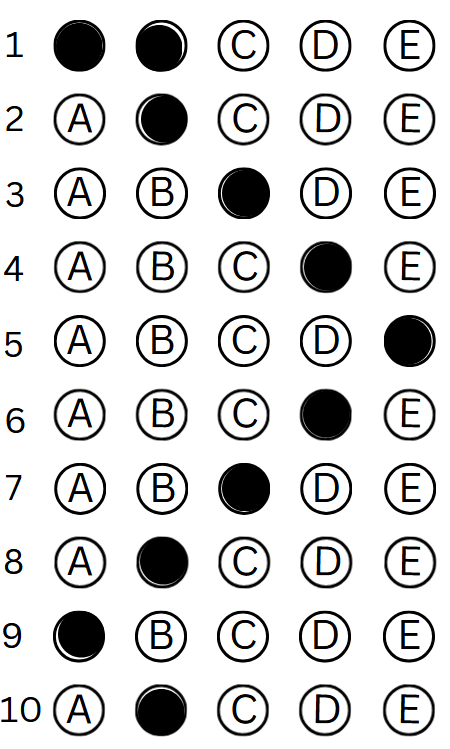
#> input picture BackEnd/src/util/cmpl-sheet.png, 450 x 749 px
$ python bubble_solver.py
#> lines starting #> are read from the running program, lines starting #| are printed output that depends on the picture; after the words box and inside, x2 and y2 are one past the last pixel; in counts of white or black regions, pixels touching at a corner belong together
from typing import Dict, List

import cv2
import imutils
import numpy as np
from cv2.typing import MatLike
from imutils import contours

QUESTIONS = [[1, 2, 3, 4], [4], [0], [3], [1], [1], [1], [1], [1], [1]]


def get_bubble_contours(thresh: MatLike) -> MatLike:
    """
    Extracts the bubble contours from the thresholded image. This function will retry if it doesn't find exactly
    50 bubbles (one for each possible question).

    Args:
        thresh: The thresholded binary image.

    Returns:
        A list of bubble contours.
    """
    # finding contours in the thresholded image, then initializing the list of contours that correspond to questions
    cnts = cv2.findContours(thresh.copy(), cv2.RETR_EXTERNAL, cv2.CHAIN_APPROX_SIMPLE)
    cnts = imutils.grab_contours(cnts)
    question_cnts = []
    # looping over the contours
    for c in cnts:
        # computing the bounding box of the contour, then using the bounding box to derive the aspect ratio
        (x, y, w, h) = cv2.boundingRect(c)
        ar = w / float(h)

        # print(f"Width: {w}, Height: {h}, Aspect Ratio: {ar}")
        # in order to label the contour as a question, region should be sufficiently wide, sufficiently tall,
        # and have an aspect ratio approximately equal to 1
        if w >= 20 and h >= 20 and 0.9 <= ar <= 1.4:
            question_cnts.append(c)

    # sorting the question contours top-to-bottom, then initializing the total number of correct answers
    question_cnts = contours.sort_contours(question_cnts, method="top-to-bottom")[0]

    return question_cnts


def stabilize_threshold_level(bubble_contours: List[MatLike], thresh: MatLike) -> int:
    """
    Adjusts the threshold level based on the bubble contours by calculating the number of non-zero pixels in the
    detected bubble regions. This helps refine the detection of the bubbles.

    Args:
        bubble_contours: The contours of the detected bubbles.
        thresh: The thresholded binary image.

    Returns:
        An adjusted threshold value.
    """
    # initialize a list of bubble regions
    bubble_regions = []

    # loop over the question regions
    for c in bubble_contours:
        # compute the bounding box of the contour
        (x, y, w, h) = cv2.boundingRect(c)

        # initialize a mask that will be used to crop the region of interest
        mask = np.zeros(thresh.shape, dtype="uint8")
        cv2.drawContours(mask, [c], -1, 255, -1)

        # apply the mask to the thresholded image, then append the bounding box region to the list of bubble regions
        mask = cv2.bitwise_and(thresh, thresh, mask=mask)
        total = cv2.countNonZero(mask)
        bubble_regions.append((total, (x, y, w, h)))

    # sort the bubble regions by the total number of non-zero pixels in the bubble area
    bubble_regions = sorted(bubble_regions, key=lambda ics: ics[0], reverse=True)

    # for region in bubble_regions:
    # print(f"Total: {region[0]}")

    return int(bubble_regions[0][0] * 0.5) if int(bubble_regions[0][0] * 0.5) > 700 else 700


def solve_quiz(image: MatLike, ans: List[List[int]]):
    """
    Solves a quiz by detecting and analyzing the bubbled answers in the image.

    Args:
        image: The input image of the quiz sheet.
        ans: The list of correct answers for each question.

    Returns:
        A tuple with the answers and the score.
    """
    gray = cv2.cvtColor(image, cv2.COLOR_BGR2GRAY)
    thresh = cv2.threshold(gray, 0, 255, cv2.THRESH_BINARY_INV | cv2.THRESH_OTSU
                           )[1]

    bubble_contours = [
        c for c in get_bubble_contours(thresh)
    ]

    thresh_level = stabilize_threshold_level(bubble_contours, thresh)

    # print(f"Threshold Level: {thresh_level}")

    return solve(thresh, bubble_contours, ans, nz_threshold=thresh_level)


def solve(thresh: MatLike, bubble_contours: List[MatLike], questions: List[List[int]], nz_threshold: int = 1000) -> (
        tuple)[Dict[int, List[int]], float]:
    """
    Solves the quiz by iterating through the bubbles and comparing with the correct answers.

    Args:
        thresh: The thresholded binary image.
        bubble_contours: The contours of the bubbles.
        questions: The list of correct answers for each question.
        nz_threshold: The minimum number of non-zero pixels required to consider an answer as bubbled.

    Returns:
        A tuple containing the detected answers and the score.
    """
    num_correct = 0
    a = {}

    # each question has 5 possible answers, to loop over the question in batches of 5
    for (q, i) in enumerate(np.arange(0, len(bubble_contours), 5)):
        if q >= len(questions):
            break
        # sorting the contours for the current question from left to right, then initializing the index of the
        # bubbled answer
        cnts = contours.sort_contours(bubble_contours[i:i + 5])[0]
        bubbled = None

        # loop over the sorted contours
        for (j, c) in enumerate(cnts):
            # construct a mask that reveals only the current
            # "bubble" for the question
            mask = np.zeros(thresh.shape, dtype="uint8")
            cv2.drawContours(mask, [c], -1, 255, -1)

            # apply the mask to the thresholded image, then
            # count the number of non-zero pixels in the
            # bubble area
            mask = cv2.bitwise_and(thresh, thresh, mask=mask)
            total = cv2.countNonZero(mask)

            # if the current total has a larger number of total
            # non-zero pixels, then we are examining the currently
            # bubbled-in answer

            # print(f"Total: {total}")

            if total > nz_threshold:
                if bubbled is None:
                    bubbled = [(total, j)]
                else:
                    bubbled.append((total, j))

        # print(f"Bubbled: {bubbled}")

        if bubbled is None:
            continue

        # initialize the index of the question
        k = questions[q]
        current_correct = 0

        for ans in k:
            if ans >= len(cnts):
                continue
            if ans in [b[1] for b in bubbled]:
                # color = (0, 255, 0)
                current_correct += 1
            # else:
            #     color = (0, 0, 255)
            # cv2.drawContours(image, [cnts[ans]], -1, color, 3)

        if current_correct == len(k) and current_correct == len(bubbled):
            num_correct += 1

        # update the list of correct answers
        for b in bubbled:
            if a.get(q) is None:
                a[q] = [b[1]]
            else:
                a[q].append(b[1])

    # grab the test taker
    sc = (num_correct / len(questions)) * 100
    # [7 lines of commented-out code are left out]

    return a, sc


if __name__ == '__main__':
    answers, score = solve_quiz(cv2.imread("../cmpl-sheet.png"), QUESTIONS)
#> in solve_quiz, `gray = cv2.cvtColor(image, cv2.COLOR_BGR2GRAY)`:
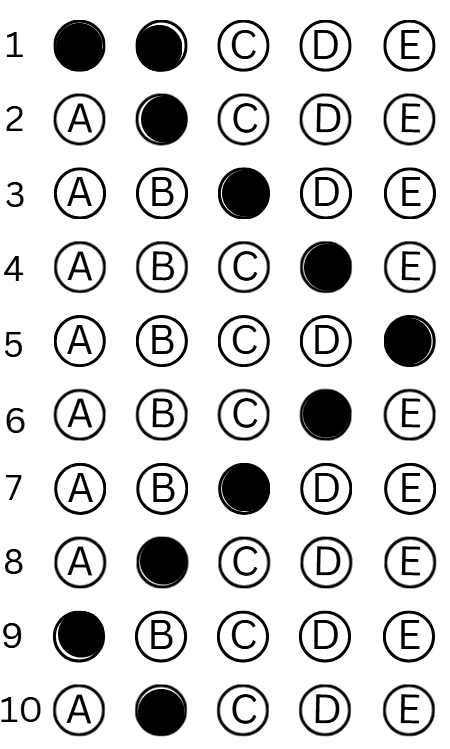
#> gray: shape (749, 450); min 0, max 255, mean 215.8
#> in solve_quiz, image is the input picture: shape (749, 450, 3); mean B, G, R 215.8, 215.8, 215.8
#> in solve_quiz, `thresh = cv2.threshold(gray, 0, 255, cv2.THRESH_BINARY_INV | cv2.THRES..`:
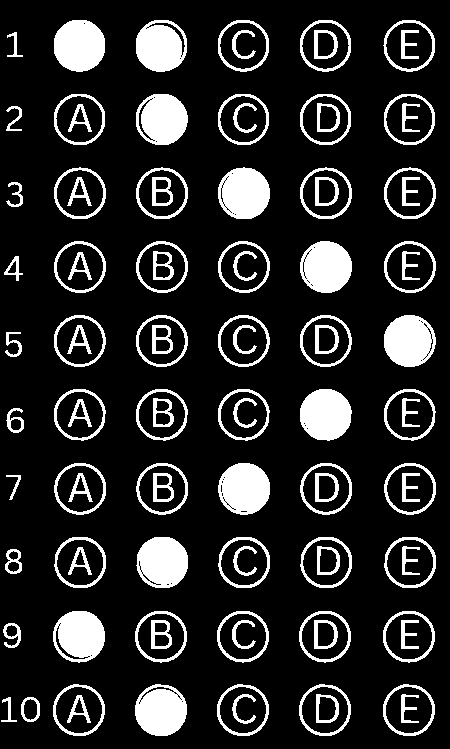
#> thresh: shape (749, 450); 15.6% white; 100 white regions
#> in get_bubble_contours, `cnts = cv2.findContours(thresh.copy(), cv2.RETR_EXTERNAL, cv2.CHAIN_AP..`: cnts = 61 contours; largest, box (x1, y1, x2, y2) and area: (136, 20, 187, 72) 2078, (300, 167, 352, 219) 2074, (136, 167, 188, 219) 2074, (54, 167, 106, 219) 2074, (135, 684, 187, 736) 2073
#> the loop in get_bubble_contours, `for c in cnts:` made 61 passes
#> (x, y, w, h, ar) on passes 1 to 12: (21, 697, 19, 25, 0.76), (1, 697, 16, 25, 0.64), (383, 684, 52, 52, 1), (299, 684, 52, 52, 1), (217, 684, 52, 52, 1), (135, 684, 52, 52, 1), (53, 684, 52, 52, 1), (3, 623, 18, 25, 0.72), (383, 611, 52, 52, 1), (299, 611, 52, 52, 1), (217, 611, 52, 52, 1), (135, 611, 52, 52, 1)
#> after the loop in get_bubble_contours, `for c in cnts:`: question_cnts = 50 contours; largest, box (x1, y1, x2, y2) and area: (136, 20, 187, 72) 2078, (300, 167, 352, 219) 2074, (136, 167, 188, 219) 2074, (54, 167, 106, 219) 2074, (135, 684, 187, 736) 2073
#> in get_bubble_contours, `question_cnts = contours.sort_contours(question_cnts, method="top-to-b..`: question_cnts = 50 contours; largest, box (x1, y1, x2, y2) and area: (136, 20, 187, 72) 2078, (300, 167, 352, 219) 2074, (136, 167, 188, 219) 2074, (54, 167, 106, 219) 2074, (384, 167, 436, 219) 2073
#> in solve_quiz, `bubble_contours = [ c for c in get_bubble_contours(thresh) ]`: bubble_contours has the same summary as question_cnts in get_bubble_contours
#> the loop in stabilize_threshold_level, `for c in bubble_contours:` made 50 passes
#> (x, y, w, h, total) on passes 1 to 12: (383, 20, 52, 52, 711), (300, 20, 51, 52, 766), (218, 20, 51, 52, 681), (136, 20, 51, 52, 2009), (54, 20, 51, 52, 2139), (384, 94, 51, 51, 668), (300, 94, 51, 51, 726), (218, 94, 51, 51, 668), (136, 94, 52, 51, 2027), (54, 94, 51, 51, 684), (384, 167, 52, 52, 717), (300, 167, 52, 52, 772)
#> pass 1, in stabilize_threshold_level, `mask = cv2.bitwise_and(thresh, thresh, mask=mask)`:
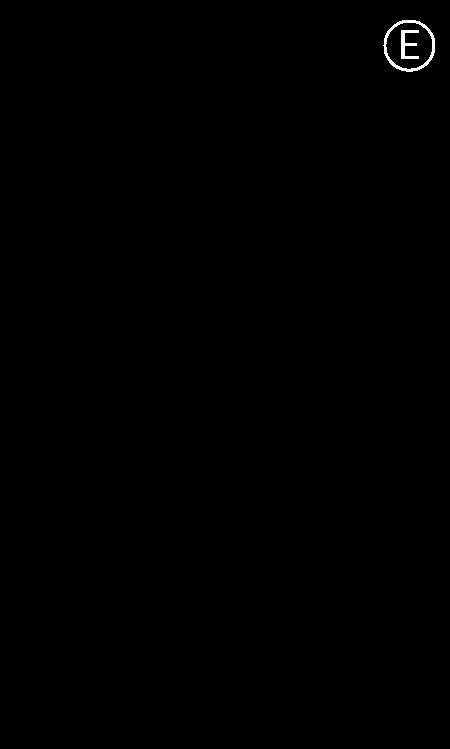
#> mask: shape (749, 450); 0.21% white; 2 white regions, box (x1, y1, x2, y2) and area: (383, 20, 435, 72) 475, (401, 30, 419, 59) 236
#> pass 2, in stabilize_threshold_level, `mask = cv2.bitwise_and(thresh, thresh, mask=mask)`:
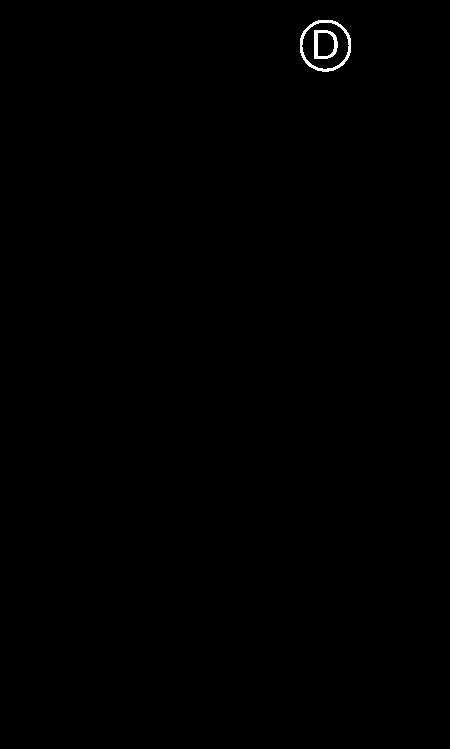
#> mask: shape (749, 450); 0.23% white; 2 white regions, box (x1, y1, x2, y2) and area: (300, 20, 351, 72) 476, (314, 30, 338, 59) 290
#> pass 3, in stabilize_threshold_level, `mask = cv2.bitwise_and(thresh, thresh, mask=mask)`:
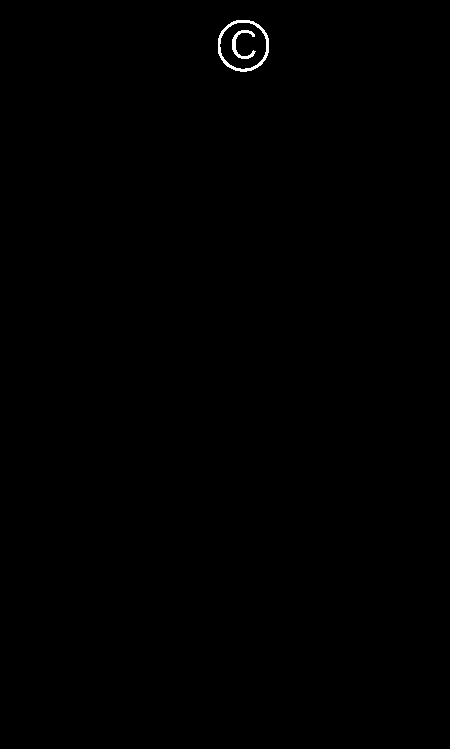
#> mask: shape (749, 450); 0.2% white; 2 white regions, box (x1, y1, x2, y2) and area: (218, 20, 269, 72) 473, (232, 30, 256, 59) 208
#> after the loop in stabilize_threshold_level, `for c in bubble_contours:`:
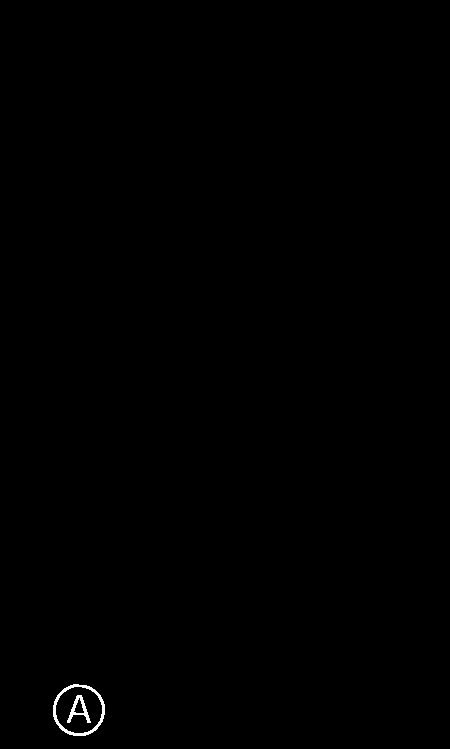
#> mask: shape (749, 450); 0.21% white; 2 white regions, box (x1, y1, x2, y2) and area: (53, 684, 105, 736) 479, (67, 695, 91, 723) 221
#> after the loop in stabilize_threshold_level, `for c in bubble_contours:`: bubble_regions = 50 items
#> in solve_quiz, `thresh_level = stabilize_threshold_level(bubble_contours, thresh)`: thresh_level = 1069
#> the loop in solve, `for (q, i) in enumerate(np.arange(0, len(bubble_contours), 5)):` made 10 passes
#> (i, k) on passes 1 to 10: (0, [1, 2, 3, 4]), (5, [4]), (10, [0]), (15, [3]), (20, [1]), (25, [1]), (30, [1]), (35, [1]), (40, [1]), (45, [1])
#> after the loop in solve, `for (q, i) in enumerate(np.arange(0, len(bubble_contours), 5)):`:
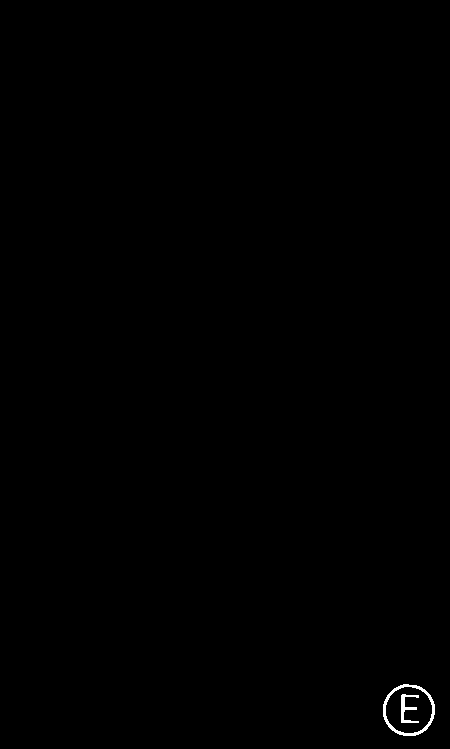
#> mask: shape (749, 450); 0.2% white; 2 white regions, box (x1, y1, x2, y2) and area: (383, 684, 435, 736) 477, (401, 694, 419, 723) 209
#> after the loop in solve, `for (q, i) in enumerate(np.arange(0, len(bubble_contours), 5)):`: a = 10 items; num_correct = 3
#> in solve, `sc = (num_correct / len(questions)) * 100`: sc = 30
#> answers = 10 items; score = 30
    print(answers, score)
#| {0: [0, 1], 1: [1], 2: [2], 3: [3], 4: [4], 5: [3], 6: [2], 7: [1], 8: [0], 9: [1]} 30.0
